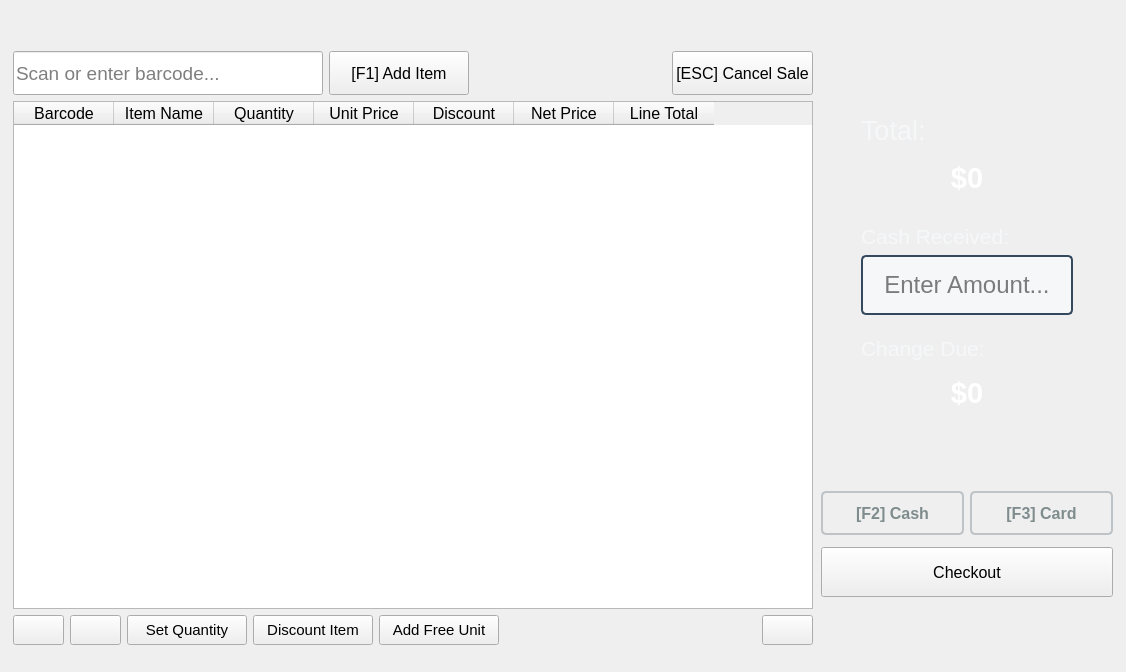
           <widget class="QWidget" name="checkout_page">
            <property name="styleSheet">
             <string notr="true"/>
            </property>
            <layout class="QGridLayout" name="gridLayout_16">
             <item row="0" column="0">
              <layout class="QHBoxLayout" name="main_layout">
               <property name="leftMargin">
                <number>2</number>
               </property>
               <property name="topMargin">
                <number>40</number>
               </property>
               <property name="rightMargin">
                <number>2</number>
               </property>
               <property name="bottomMargin">
                <number>16</number>
               </property>
               <item>
                <layout class="QVBoxLayout" name="middle_layout_2">
                 <item>
                  <layout class="QHBoxLayout" name="top_layout">
                   <item>
                    <layout class="QHBoxLayout" name="horizontalLayout_14">
                     <item>
                      <widget class="QLineEdit" name="barcode_lineEdit">
                       <property name="sizePolicy">
                        <sizepolicy hsizetype="Preferred" vsizetype="Fixed">
                         <horstretch>0</horstretch>
                         <verstretch>0</verstretch>
                        </sizepolicy>
                       </property>
                       <property name="minimumSize">
                        <size>
                         <width>310</width>
                         <height>44</height>
                        </size>
                       </property>
                       <property name="font">
                        <font>
                         <pointsize>14</pointsize>
                        </font>
                       </property>
                       <property name="inputMask">
                        <string/>
                       </property>
                       <property name="text">
                        <string/>
                       </property>
                       <property name="placeholderText">
                        <string>Scan or enter barcode...</string>
                       </property>
                      </widget>
                     </item>
                     <item>
                      <widget class="QPushButton" name="checkout_add_item">
                       <property name="minimumSize">
                        <size>
                         <width>140</width>
                         <height>44</height>
                        </size>
                       </property>
                       <property name="font">
                        <font>
                         <family>Segoe UI</family>
                         <pointsize>12</pointsize>
                         <fontweight>DemiBold</fontweight>
                        </font>
                       </property>
                       <property name="text">
                        <string>[F1] Add Item</string>
                       </property>
                      </widget>
                     </item>
                    </layout>
                   </item>
                   <item>
                    <spacer name="horizontalSpacer_3">
                     <property name="orientation">
                      <enum>Qt::Orientation::Horizontal</enum>
                     </property>
                     <property name="sizeHint" stdset="0">
                      <size>
                       <width>40</width>
                       <height>20</height>
                      </size>
                     </property>
                    </spacer>
                   </item>
                   <item>
                    <layout class="QHBoxLayout" name="horizontalLayout_13">
                     <item>
                      <widget class="QPushButton" name="cancel_sale_btn">
                       <property name="minimumSize">
                        <size>
                         <width>140</width>
                         <height>44</height>
                        </size>
                       </property>
                       <property name="font">
                        <font>
                         <family>Segoe UI</family>
                         <pointsize>12</pointsize>
                         <fontweight>DemiBold</fontweight>
                        </font>
                       </property>
                       <property name="text">
                        <string>[ESC] Cancel Sale</string>
                       </property>
                      </widget>
                     </item>
                    </layout>
                   </item>
                  </layout>
                 </item>
                 <item>
                  <widget class="QTableWidget" name="checkout_table">
                   <property name="minimumSize">
                    <size>
                     <width>800</width>
                     <height>400</height>
                    </size>
                   </property>
                   <property name="font">
                    <font>
                     <pointsize>18</pointsize>
                     <bold>false</bold>
                    </font>
                   </property>
                   <attribute name="horizontalHeaderMinimumSectionSize">
                    <number>100</number>
                   </attribute>
                   <attribute name="verticalHeaderVisible">
                    <bool>true</bool>
                   </attribute>
                   <attribute name="verticalHeaderMinimumSectionSize">
                    <number>30</number>
                   </attribute>
                   <column>
                    <property name="text">
                     <string>Barcode</string>
                    </property>
                    <property name="font">
                     <font>
                      <pointsize>12</pointsize>
                      <fontweight>DemiBold</fontweight>
                     </font>
                    </property>
                   </column>
                   <column>
                    <property name="text">
                     <string>Item Name</string>
                    </property>
                    <property name="font">
                     <font>
                      <family>Segoe UI</family>
                      <pointsize>12</pointsize>
                      <fontweight>DemiBold</fontweight>
                     </font>
                    </property>
                    <property name="background">
                     <color>
                      <red>255</red>
                      <green>255</green>
                      <blue>255</blue>
                     </color>
                    </property>
                   </column>
                   <column>
                    <property name="text">
                     <string>Quantity</string>
                    </property>
                    <property name="font">
                     <font>
                      <pointsize>12</pointsize>
                      <fontweight>DemiBold</fontweight>
                     </font>
                    </property>
                   </column>
                   <column>
                    <property name="text">
                     <string>Unit Price</string>
                    </property>
                    <property name="font">
                     <font>
                      <pointsize>12</pointsize>
                      <fontweight>DemiBold</fontweight>
                     </font>
                    </property>
                   </column>
                   <column>
                    <property name="text">
                     <string>Discount</string>
                    </property>
                    <property name="font">
                     <font>
                      <pointsize>12</pointsize>
                      <fontweight>DemiBold</fontweight>
                     </font>
                    </property>
                   </column>
                   <column>
                    <property name="text">
                     <string>Net Price</string>
                    </property>
                    <property name="font">
                     <font>
                      <pointsize>12</pointsize>
                      <fontweight>DemiBold</fontweight>
                     </font>
                    </property>
                   </column>
                   <column>
                    <property name="text">
                     <string>Line Total</string>
                    </property>
                    <property name="font">
                     <font>
                      <pointsize>12</pointsize>
                      <fontweight>DemiBold</fontweight>
                     </font>
                    </property>
                   </column>
                  </widget>
                 </item>
                 <item>
                  <layout class="QHBoxLayout" name="bottom_layout">
                   <item>
                    <widget class="QPushButton" name="increase_item_btn">
                     <property name="minimumSize">
                      <size>
                       <width>50</width>
                       <height>30</height>
                      </size>
                     </property>
                     <property name="font">
                      <font>
                       <family>Segoe UI</family>
                       <pointsize>12</pointsize>
                       <fontweight>DemiBold</fontweight>
                      </font>
                     </property>
                     <property name="toolTip">
                      <string>Click to increase quantity of selected item. You can also press the + key on your keyboard.</string>
                     </property>
                     <property name="text">
                      <string/>
                     </property>
                     <property name="icon">
                      <iconset resource="Code projects/python/supermarket_manager_app/icons/resource.qrc">
                       <normaloff>:/icons/add_icon.png</normaloff>:/icons/add_icon.png</iconset>
                     </property>
                     <property name="iconSize">
                      <size>
                       <width>23</width>
                       <height>23</height>
                      </size>
                     </property>
                    </widget>
                   </item>
                   <item>
                    <widget class="QPushButton" name="decrease_item_btn">
                     <property name="minimumSize">
                      <size>
                       <width>50</width>
                       <height>30</height>
                      </size>
                     </property>
                     <property name="font">
                      <font>
                       <family>Segoe UI</family>
                       <pointsize>12</pointsize>
                       <fontweight>DemiBold</fontweight>
                      </font>
                     </property>
                     <property name="toolTip">
                      <string>Click to decrease quantity of selected item. You can also press the - key on your keyboard.</string>
                     </property>
                     <property name="text">
                      <string/>
                     </property>
                     <property name="icon">
                      <iconset resource="Code projects/python/supermarket_manager_app/icons/resource.qrc">
                       <normaloff>:/icons/subtract_icon.png</normaloff>:/icons/subtract_icon.png</iconset>
                     </property>
                     <property name="iconSize">
                      <size>
                       <width>25</width>
                       <height>25</height>
                      </size>
                     </property>
                    </widget>
                   </item>
                   <item>
                    <widget class="QPushButton" name="set_quantity_btn">
                     <property name="minimumSize">
                      <size>
                       <width>120</width>
                       <height>30</height>
                      </size>
                     </property>
                     <property name="font">
                      <font>
                       <family>Segoe UI</family>
                       <pointsize>11</pointsize>
                       <fontweight>DemiBold</fontweight>
                      </font>
                     </property>
                     <property name="styleSheet">
                      <string notr="true"> font-size: 11pt;</string>
                     </property>
                     <property name="text">
                      <string>Set Quantity</string>
                     </property>
                    </widget>
                   </item>
                   <item>
                    <widget class="QPushButton" name="apply_discount_btn">
                     <property name="minimumSize">
                      <size>
                       <width>120</width>
                       <height>30</height>
                      </size>
                     </property>
                     <property name="styleSheet">
                      <string notr="true"> font-size: 11pt;</string>
                     </property>
                     <property name="text">
                      <string>Discount Item</string>
                     </property>
                    </widget>
                   </item>
                   <item>
                    <widget class="QPushButton" name="add_free_unit_btn">
                     <property name="minimumSize">
                      <size>
                       <width>120</width>
                       <height>30</height>
                      </size>
                     </property>
                     <property name="font">
                      <font>
                       <family>Segoe UI</family>
                       <pointsize>11</pointsize>
                       <fontweight>DemiBold</fontweight>
                      </font>
                     </property>
                     <property name="styleSheet">
                      <string notr="true"> font-size: 11pt;</string>
                     </property>
                     <property name="text">
                      <string>Add Free Unit</string>
                     </property>
                    </widget>
                   </item>
                   <item>
                    <spacer name="horizontalSpacer_5">
                     <property name="orientation">
                      <enum>Qt::Orientation::Horizontal</enum>
                     </property>
                     <property name="sizeHint" stdset="0">
                      <size>
                       <width>40</width>
                       <height>20</height>
                      </size>
                     </property>
                    </spacer>
                   </item>
                   <item>
                    <widget class="QPushButton" name="remove_item_btn">
                     <property name="minimumSize">
                      <size>
                       <width>50</width>
                       <height>30</height>
                      </size>
                     </property>
                     <property name="font">
                      <font>
                       <family>Segoe UI</family>
                       <pointsize>12</pointsize>
                       <fontweight>DemiBold</fontweight>
                      </font>
                     </property>
                     <property name="toolTip">
                      <string>Click to delete the selected item. You can also press the Del key on your keyboard.</string>
                     </property>
                     <property name="text">
                      <string/>
                     </property>
                     <property name="icon">
                      <iconset resource="Code projects/python/supermarket_manager_app/icons/resource.qrc">
                       <normaloff>:/icons/close_icon.png</normaloff>:/icons/close_icon.png</iconset>
                     </property>
                     <property name="iconSize">
                      <size>
                       <width>30</width>
                       <height>30</height>
                      </size>
                     </property>
                    </widget>
                   </item>
                  </layout>
                 </item>
                </layout>
               </item>
               <item>
                <layout class="QVBoxLayout" name="side_layout">
                 <property name="leftMargin">
                  <number>2</number>
                 </property>
                 <property name="topMargin">
                  <number>49</number>
                 </property>
                 <property name="bottomMargin">
                  <number>48</number>
                 </property>
                 <item>
                  <layout class="QVBoxLayout" name="verticalLayout_10">
                   <property name="spacing">
                    <number>8</number>
                   </property>
                  </layout>
                 </item>
                 <item>
                  <widget class="QWidget" name="info_widget" native="true">
                   <property name="sizePolicy">
                    <sizepolicy hsizetype="Preferred" vsizetype="Preferred">
                     <horstretch>0</horstretch>
                     <verstretch>0</verstretch>
                    </sizepolicy>
                   </property>
                   <layout class="QVBoxLayout" name="verticalLayout_21">
                    <property name="leftMargin">
                     <number>0</number>
                    </property>
                    <property name="topMargin">
                     <number>0</number>
                    </property>
                    <property name="rightMargin">
                     <number>0</number>
                    </property>
                    <property name="bottomMargin">
                     <number>26</number>
                    </property>
                    <item>
                     <layout class="QVBoxLayout" name="total_layout">
                      <property name="spacing">
                       <number>6</number>
                      </property>
                      <property name="leftMargin">
                       <number>40</number>
                      </property>
                      <property name="topMargin">
                       <number>15</number>
                      </property>
                      <property name="rightMargin">
                       <number>40</number>
                      </property>
                      <item>
                       <widget class="QLabel" name="label">
                        <property name="font">
                         <font>
                          <family>Segoe UI</family>
                          <pointsize>20</pointsize>
                          <fontweight>DemiBold</fontweight>
                         </font>
                        </property>
                        <property name="styleSheet">
                         <string notr="true">color: #F5F7F9;</string>
                        </property>
                        <property name="text">
                         <string>Total:</string>
                        </property>
                        <property name="alignment">
                         <set>Qt::AlignmentFlag::AlignLeading|Qt::AlignmentFlag::AlignLeft|Qt::AlignmentFlag::AlignVCenter</set>
                        </property>
                       </widget>
                      </item>
                      <item>
                       <widget class="QWidget" name="total_widget" native="true">
                        <property name="minimumSize">
                         <size>
                          <width>150</width>
                          <height>50</height>
                         </size>
                        </property>
                        <property name="maximumSize">
                         <size>
                          <width>16777215</width>
                          <height>16777215</height>
                         </size>
                        </property>
                        <layout class="QGridLayout" name="gridLayout_17">
                         <item row="0" column="0">
                          <widget class="QLabel" name="total_lbl">
                           <property name="font">
                            <font>
                             <family>Segoe UI</family>
                             <pointsize>22</pointsize>
                             <bold>true</bold>
                            </font>
                           </property>
                           <property name="styleSheet">
                            <string notr="true">color: rgb(255, 255, 255)</string>
                           </property>
                           <property name="text">
                            <string>$0</string>
                           </property>
                           <property name="alignment">
                            <set>Qt::AlignmentFlag::AlignCenter</set>
                           </property>
                          </widget>
                         </item>
                        </layout>
                       </widget>
                      </item>
                     </layout>
                    </item>
                    <item>
                     <layout class="QVBoxLayout" name="cash_received_layout">
                      <property name="spacing">
                       <number>6</number>
                      </property>
                      <property name="leftMargin">
                       <number>40</number>
                      </property>
                      <property name="topMargin">
                       <number>14</number>
                      </property>
                      <property name="rightMargin">
                       <number>40</number>
                      </property>
                      <item>
                       <widget class="QLabel" name="label_2">
                        <property name="font">
                         <font>
                          <family>Segoe UI</family>
                          <pointsize>16</pointsize>
                          <fontweight>DemiBold</fontweight>
                         </font>
                        </property>
                        <property name="styleSheet">
                         <string notr="true">color: #F5F7F9;</string>
                        </property>
                        <property name="text">
                         <string>Cash Received:</string>
                        </property>
                        <property name="alignment">
                         <set>Qt::AlignmentFlag::AlignLeading|Qt::AlignmentFlag::AlignLeft|Qt::AlignmentFlag::AlignTop</set>
                        </property>
                       </widget>
                      </item>
                      <item>
                       <widget class="QLineEdit" name="cash_received_lineEdit">
                        <property name="sizePolicy">
                         <sizepolicy hsizetype="Preferred" vsizetype="Preferred">
                          <horstretch>0</horstretch>
                          <verstretch>0</verstretch>
                         </sizepolicy>
                        </property>
                        <property name="minimumSize">
                         <size>
                          <width>150</width>
                          <height>60</height>
                         </size>
                        </property>
                        <property name="font">
                         <font>
                          <pointsize>18</pointsize>
                         </font>
                        </property>
                        <property name="styleSheet">
                         <string notr="true">border: 2px solid #34495e;
border-radius: 5px;
background-color: #F5F7F9;</string>
                        </property>
                        <property name="inputMask">
                         <string/>
                        </property>
                        <property name="text">
                         <string/>
                        </property>
                        <property name="alignment">
                         <set>Qt::AlignmentFlag::AlignCenter</set>
                        </property>
                        <property name="placeholderText">
                         <string>Enter Amount...</string>
                        </property>
                       </widget>
                      </item>
                     </layout>
                    </item>
                    <item>
                     <layout class="QVBoxLayout" name="change_due_layout">
                      <property name="spacing">
                       <number>6</number>
                      </property>
                      <property name="leftMargin">
                       <number>40</number>
                      </property>
                      <property name="topMargin">
                       <number>15</number>
                      </property>
                      <property name="rightMargin">
                       <number>40</number>
                      </property>
                      <item>
                       <widget class="QLabel" name="label_4">
                        <property name="font">
                         <font>
                          <family>Segoe UI</family>
                          <pointsize>16</pointsize>
                          <fontweight>DemiBold</fontweight>
                         </font>
                        </property>
                        <property name="styleSheet">
                         <string notr="true">color:#F5F7F9</string>
                        </property>
                        <property name="text">
                         <string>Change Due:</string>
                        </property>
                        <property name="alignment">
                         <set>Qt::AlignmentFlag::AlignLeading|Qt::AlignmentFlag::AlignLeft|Qt::AlignmentFlag::AlignVCenter</set>
                        </property>
                       </widget>
                      </item>
                      <item>
                       <widget class="QWidget" name="change_due_widget" native="true">
                        <property name="minimumSize">
                         <size>
                          <width>150</width>
                          <height>50</height>
                         </size>
                        </property>
                        <layout class="QGridLayout" name="gridLayout_18">
                         <item row="0" column="0">
                          <widget class="QLabel" name="change_due_lbl">
                           <property name="font">
                            <font>
                             <family>Segoe UI</family>
                             <pointsize>22</pointsize>
                             <bold>true</bold>
                            </font>
                           </property>
                           <property name="styleSheet">
                            <string notr="true">color: rgb(255, 255, 255)</string>
                           </property>
                           <property name="text">
                            <string>$0</string>
                           </property>
                           <property name="alignment">
                            <set>Qt::AlignmentFlag::AlignCenter</set>
                           </property>
                          </widget>
                         </item>
                        </layout>
                       </widget>
                      </item>
                     </layout>
                    </item>
                   </layout>
                  </widget>
                 </item>
                 <item>
                  <spacer name="verticalSpacer_2">
                   <property name="orientation">
                    <enum>Qt::Orientation::Vertical</enum>
                   </property>
                   <property name="sizeHint" stdset="0">
                    <size>
                     <width>20</width>
                     <height>40</height>
                    </size>
                   </property>
                  </spacer>
                 </item>
                 <item>
                  <layout class="QVBoxLayout" name="verticalLayout_15">
                   <property name="spacing">
                    <number>12</number>
                   </property>
                   <item>
                    <layout class="QHBoxLayout" name="horizontalLayout_8">
                     <property name="spacing">
                      <number>6</number>
                     </property>
                     <property name="topMargin">
                      <number>0</number>
                     </property>
                     <property name="bottomMargin">
                      <number>0</number>
                     </property>
                     <item>
                      <widget class="QPushButton" name="cash_btn">
                       <property name="minimumSize">
                        <size>
                         <width>120</width>
                         <height>44</height>
                        </size>
                       </property>
                       <property name="font">
                        <font>
                         <family>Segoe UI</family>
                         <pointsize>12</pointsize>
                         <fontweight>DemiBold</fontweight>
                        </font>
                       </property>
                       <property name="styleSheet">
                        <string notr="true"># Define the grayscale (disabled) look
disabled_button_style = &quot;&quot;&quot;
background-color: #e0e0e0;
color: #7f8c8d;
border: 2px solid #bdc3c7;
border-radius: 5px;
font-family: &quot;Segoe UI&quot;;
font-weight: 600;
font-size: 12pt;
&quot;&quot;&quot;</string>
                       </property>
                       <property name="text">
                        <string>[F2] Cash</string>
                       </property>
                      </widget>
                     </item>
                     <item>
                      <widget class="QPushButton" name="card_btn">
                       <property name="minimumSize">
                        <size>
                         <width>120</width>
                         <height>44</height>
                        </size>
                       </property>
                       <property name="font">
                        <font>
                         <family>Segoe UI</family>
                         <pointsize>12</pointsize>
                         <fontweight>DemiBold</fontweight>
                        </font>
                       </property>
                       <property name="styleSheet">
                        <string notr="true"># Define the grayscale (disabled) look
disabled_button_style = &quot;&quot;&quot;
background-color: #e0e0e0;
color: #7f8c8d;
border: 2px solid #bdc3c7;
border-radius: 5px;
font-family: &quot;Segoe UI&quot;;
font-weight: 600;
font-size: 12pt;
&quot;&quot;&quot;</string>
                       </property>
                       <property name="text">
                        <string>[F3] Card</string>
                       </property>
                      </widget>
                     </item>
                    </layout>
                   </item>
                   <item>
                    <widget class="QPushButton" name="checkout_btn_2">
                     <property name="minimumSize">
                      <size>
                       <width>150</width>
                       <height>50</height>
                      </size>
                     </property>
                     <property name="font">
                      <font>
                       <family>Segoe UI</family>
                       <pointsize>12</pointsize>
                       <fontweight>DemiBold</fontweight>
                      </font>
                     </property>
                     <property name="text">
                      <string>Checkout</string>
                     </property>
                    </widget>
                   </item>
                  </layout>
                 </item>
                </layout>
               </item>
              </layout>
             </item>
            </layout>
           </widget>
